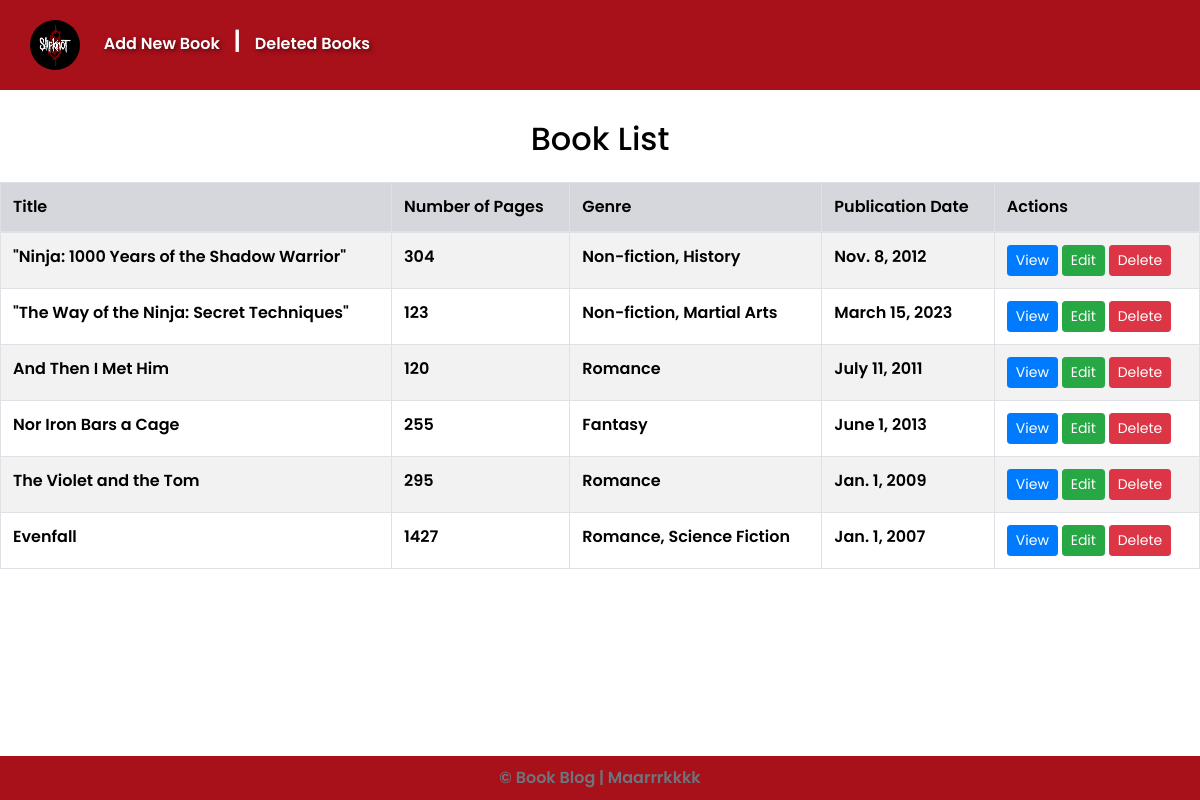
The page / on the database its author committed.
### book/models.py (models this page shows, shortened)
class Book(models.Model):
    title = models.CharField(max_length=255, unique=True)
    author = models.CharField(max_length=100)
    genre = models.CharField(max_length=50, blank=True)
    description = models.TextField(blank=True)
    publication_date = models.DateField(blank=True, null=True)
    number_of_pages = models.IntegerField(blank=True, null=True)
    cover_image = models.ImageField(upload_to='book_covers/', blank=True, null=True)
    slug = models.SlugField(unique=True)
    is_deleted = models.BooleanField(default=False)

### book/views.py (the view)
# urls.py: path('', book_list, name='home'),
def book_list(request):
    active_books = Book.objects.filter(is_deleted=False)
    deleted_books = Book.objects.filter(is_deleted=True)
    return render(request, 'books/book_list.html', {
        'active_books': active_books,
        'deleted_books': deleted_books,
    })

### templates/books/book_list.html (shortened to what this page needs)
{% extends 'base.html' %}
{% load static %}
{% block content %}
<h2 class="mb-4">Book List</h2>
<link
  rel="stylesheet"
  href="https://stackpath.bootstrapcdn.com/bootstrap/4.3.1/css/bootstrap.min.css"
/>
<link href="{% static 'css/book_list.css' %}?v={% now "U" %}" rel="stylesheet" />
<table class="table table-bordered table-striped">
  <thead>
    <tr class="header-row">
      <th>Title</th>
      <th>Number of Pages</th>
      <th>Genre</th>
      <th>Publication Date</th>
      <th>Actions</th>
    </tr>
  </thead>
  <tbody>
    {% for book in active_books %}
    <tr>
      <td>{{ book.title }}</td>
      <td>{{ book.number_of_pages }}</td>
      <td>{{ book.genre }}</td>
      <td>{{ book.publication_date }}</td>
      <td>
        <a href="{% url 'book_detail' slug=book.slug %}" class="btn btn-primary btn-sm">View</a>
        <a href="{% url 'book_edit' slug=book.slug %}" class="btn btn-success btn-sm">Edit</a>
        <a href="#" data-url="{% url 'book_delete' slug=book.slug %}" class="btn btn-danger btn-sm delete-btn">Delete</a>
      </td>
    </tr>
    {% empty %}
    <tr>
      <td colspan="5">No active books available.</td>
    </tr>
    {% endfor %}
  </tbody>
</table>
{% endblock %}

### templates/base.html (shortened to what this page needs)
<!DOCTYPE html>
<html>
<head>
  {% load static %}
  <link href="{% static 'css/base.css' %}?v={% now "U" %}" rel="stylesheet">
</head>
<body>
  <header>
    <a href="{% url 'home' %}"><img src="{% static 'images/logo.png' %}" alt="Logo" class="logo"></a>
    <a href="{% url 'book_new' %}">Add New Book</a> <span class="separator">|</span>
    <a href="{% url 'deleted_books' %}">Deleted Books</a>
  </header>
  <main>
    {% block content %}
    {% endblock %}
  </main>
  <footer class="footer">
    <div class="container text-center">
      <span class="text-muted">&copy; {{ now.year }} Book Blog | Maarrrkkkk</span>
    </div>
  </footer>
</body>
</html>

### static/css/base.css (style rules this page uses)
body { font-family: 'Poppins', sans-serif; font-weight: 600; padding-bottom: 50px; }
.logo { height: 50px; width: 50px; border-radius: 50%; margin: auto; transition: box-shadow 0.3s ease; }
header { display: flex; justify-content: center; align-items: center; background-color: rgb(168, 16, 26); padding: 20px; position: sticky; top: 0; z-index: 100; }
header a { font-size: 1.0em; font-weight: 600; margin-right: 10px; margin-left: 10px; text-decoration: none; color: white; text-shadow: 2px 2px 4px rgba(0, 0, 0, 0.5); }
.separator { color: white; font-size: 1.5em; }

### static/css/book_list.css (style rules this page uses)
body { font-family: 'Poppins', sans-serif; font-weight: 600; padding-bottom: 50px; }
h2 { text-align: center; margin-top: 30px; color: black; }
.header-row { background-color: rgb(213, 215, 220); }
th, td { color: black; font-weight: 600; }
.footer { position: fixed; left: 0; bottom: 0; width: 100%; background-color: rgb(168, 16, 26); color: black; text-align: center; padding: 10px 0; }

### rows shown on the page
Book: title "\"Ninja: 1000 Years of the Shadow Warrior\"", number_of_pages "304", genre "Non-fiction, History", publication_date "Nov. 8, 2012"
Book: title "\"The Way of the Ninja: Secret Techniques\"", number_of_pages "123", genre "Non-fiction, Martial Arts", publication_date "March 15, 2023"
Book: title "And Then I Met Him", number_of_pages "120", genre "Romance", publication_date "July 11, 2011"
Book: title "Nor Iron Bars a Cage", number_of_pages "255", genre "Fantasy", publication_date "June 1, 2013"
Book: title "The Violet and the Tom", number_of_pages "295", genre "Romance", publication_date "Jan. 1, 2009"
Book: title "Evenfall", number_of_pages "1427", genre "Romance, Science Fiction", publication_date "Jan. 1, 2007"
